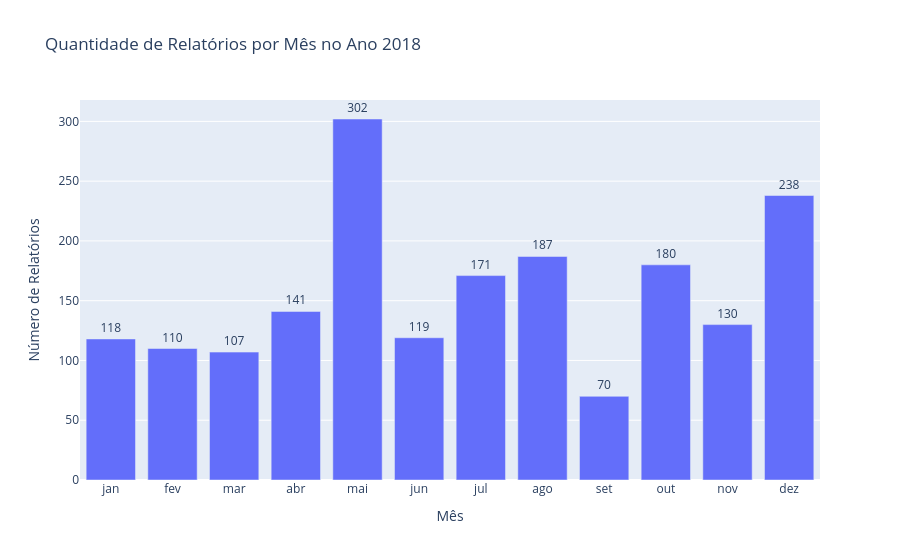
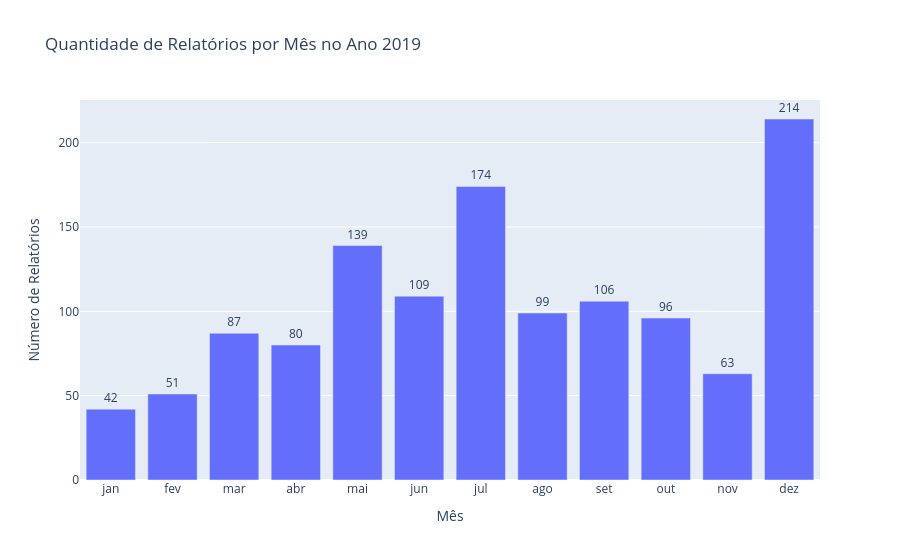
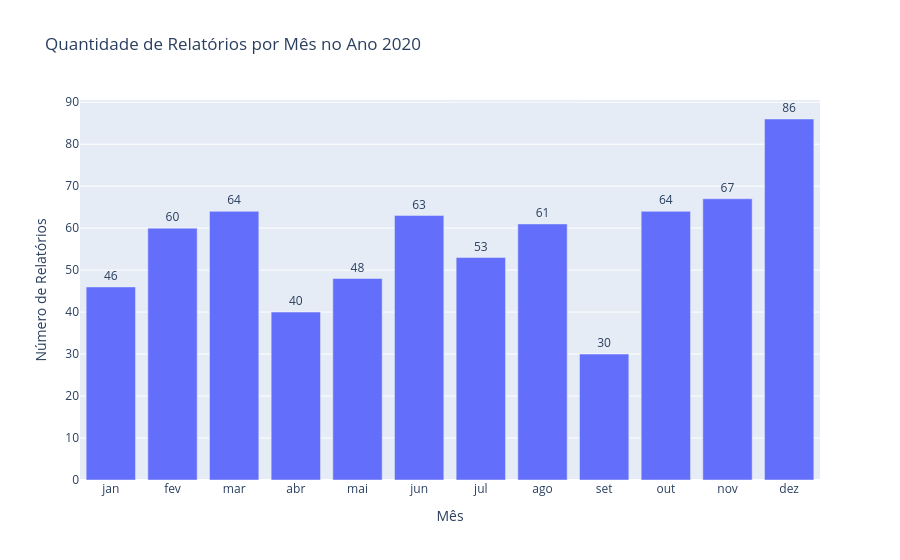
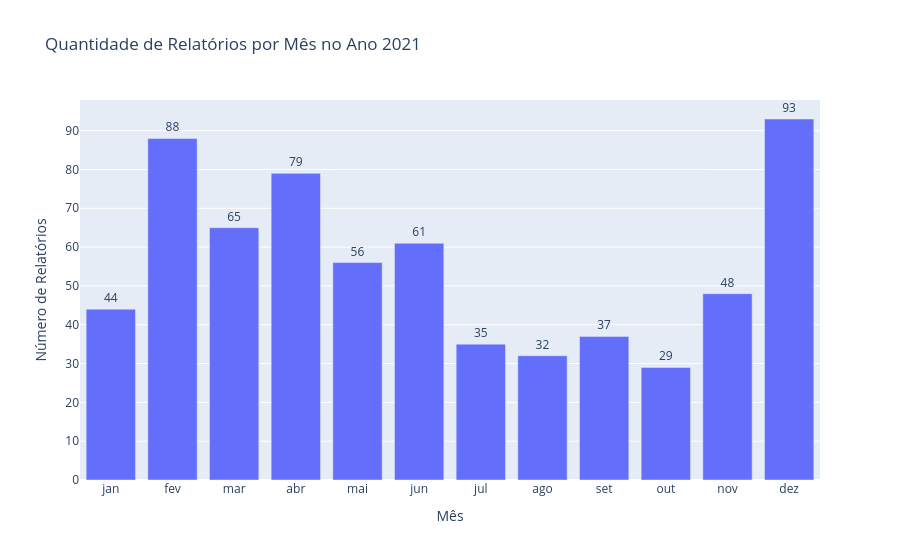

These figures' notebook cell, in order:
### Markdown cell above
## 10. Casos Mensais
Nesse tópico veremos a quantidade de relatórios publicados em cada mês ao longos dos anos.

### Code cell
# Converter a coluna 'Data' para o formato de datetime
tabela_relatorios['Data'] = pd.to_datetime(tabela_relatorios['Data'], format='%Y-%m-%d')

# Substituir '#NULL' e valores vazios por NaN
tabela_relatorios['Ano'] = tabela_relatorios['Ano'].replace("#NULL!", pd.NA)
tabela_relatorios = tabela_relatorios.dropna(subset=['Ano'])  # Remover linhas onde 'Ano' é NaN

# Converter a coluna 'Ano' para int para evitar problemas posteriores
tabela_relatorios['Ano'] = tabela_relatorios['Ano'].astype(int)

# Criar um dicionário para armazenar as contagens por ano e por mês
contagens_ano_mes = {}

# Obter a lista de anos únicos
anos = tabela_relatorios['Ano'].unique()

# Iterar sobre cada ano para contar os meses
for ano in anos:
    # Filtrar o DataFrame para o ano atual
    df_ano = tabela_relatorios[tabela_relatorios['Ano'] == ano]
    
    # Contar quantas linhas contêm cada mês no ano atual
    contagens_mes = df_ano['Data'].dt.month.value_counts().sort_index()

    # Converter os números dos meses (1 a 12) para os nomes dos meses
    contagens_mes.index = contagens_mes.index.map({
        1: 'jan', 2: 'fev', 3: 'mar', 4: 'abr', 5: 'mai', 6: 'jun',
        7: 'jul', 8: 'ago', 9: 'set', 10: 'out', 11: 'nov', 12: 'dez'
    })
    
    # Armazenar os resultados no dicionário
    contagens_ano_mes[ano] = contagens_mes

# Converter o dicionário 'contagens_ano_mes' em um DataFrame
df_contagens = pd.DataFrame.from_dict(contagens_ano_mes, orient='index').reset_index()
df_contagens = df_contagens.rename(columns={'index': 'Ano'})

# Transformar o DataFrame para que tenhamos uma estrutura mais adequada para gráficos (long format)
df_contagens_long = df_contagens.melt(id_vars=['Ano'], var_name='Mês', value_name='Quantidade')

# Ordenar os meses de forma adequada
meses_ordenados = ['jan', 'fev', 'mar', 'abr', 'mai', 'jun', 'jul', 'ago', 'set', 'out', 'nov', 'dez']
df_contagens_long['Mês'] = pd.Categorical(df_contagens_long['Mês'], categories=meses_ordenados, ordered=True)

# Ordenar os anos em ordem crescente
df_contagens_long = df_contagens_long.sort_values(by='Ano')

# Criar gráficos de barras para cada ano e exibir a distribuição de relatórios por mês
anos_unicos = sorted(df_contagens_long['Ano'].unique())

for ano in anos_unicos:
    df_ano = df_contagens_long[df_contagens_long['Ano'] == ano]
    
    fig = px.bar(df_ano, x='Mês', y='Quantidade',
                 title=f'Quantidade de Relatórios por Mês no Ano {ano}',
                 labels={'Mês': 'Mês', 'Quantidade': 'Número de Relatórios'},
                 text='Quantidade')
    
    fig.update_traces(textposition='outside')
    fig.update_layout(xaxis=dict(categoryorder='array', categoryarray=meses_ordenados),
                      yaxis_title='Número de Relatórios',
                      xaxis_title='Mês')
    
    # Exibir o gráfico
    fig.show()

### Figure 1 — Plotly figure (JSON) as saved in the notebook; plotly's stock layout.template omitted (floating-point values rounded to 4 significant figures)
{"data": [{"hovertemplate": "Mês=%{x}<br>Número de Relatórios=%{text}<extra></extra>", "legendgroup": "", "marker": {"color": "#636efa", "pattern": {"shape": ""}}, "name": "", "orientation": "v", "showlegend": false, "text": [118.0, 110.0, 141.0, 107.0, 187.0, 171.0, 119.0, 302.0, 70.0, 238.0, 130.0, 180.0], "textposition": "outside", "type": "bar", "x": ["jan", "fev", "abr", "mar", "ago", "jul", "jun", "mai", "set", "dez", "nov", "out"], "xaxis": "x", "y": [118, 110, 141, 107, 187, 171, 119, 302, 70, 238, 130, 180], "yaxis": "y"}], "layout": {"barmode": "relative", "legend": {"tracegroupgap": 0}, "title": {"text": "Quantidade de Relatórios por Mês no Ano 2018"}, "xaxis": {"anchor": "y", "categoryarray": ["jan", "fev", "mar", "abr", "mai", "jun", "jul", "ago", "set", "out", "nov", "dez"], "categoryorder": "array", "domain": [0, 1], "title": {"text": "Mês"}}, "yaxis": {"anchor": "x", "domain": [0, 1], "title": {"text": "Número de Relatórios"}}}}

### Figure 2 — Plotly figure (JSON) as saved in the notebook; plotly's stock layout.template omitted (floating-point values rounded to 4 significant figures)
{"data": [{"hovertemplate": "Mês=%{x}<br>Número de Relatórios=%{text}<extra></extra>", "legendgroup": "", "marker": {"color": "#636efa", "pattern": {"shape": ""}}, "name": "", "orientation": "v", "showlegend": false, "text": [87.0, 139.0, 99.0, 109.0, 106.0, 174.0, 96.0, 214.0, 63.0, 80.0, 51.0, 42.0], "textposition": "outside", "type": "bar", "x": ["mar", "mai", "ago", "jun", "set", "jul", "out", "dez", "nov", "abr", "fev", "jan"], "xaxis": "x", "y": [87, 139, 99, 109, 106, 174, 96, 214, 63, 80, 51, 42], "yaxis": "y"}], "layout": {"barmode": "relative", "legend": {"tracegroupgap": 0}, "title": {"text": "Quantidade de Relatórios por Mês no Ano 2019"}, "xaxis": {"anchor": "y", "categoryarray": ["jan", "fev", "mar", "abr", "mai", "jun", "jul", "ago", "set", "out", "nov", "dez"], "categoryorder": "array", "domain": [0, 1], "title": {"text": "Mês"}}, "yaxis": {"anchor": "x", "domain": [0, 1], "title": {"text": "Número de Relatórios"}}}}

### Figure 3 — Plotly figure (JSON) as saved in the notebook; plotly's stock layout.template omitted (floating-point values rounded to 4 significant figures)
{"data": [{"hovertemplate": "Mês=%{x}<br>Número de Relatórios=%{text}<extra></extra>", "legendgroup": "", "marker": {"color": "#636efa", "pattern": {"shape": ""}}, "name": "", "orientation": "v", "showlegend": false, "text": [40.0, 60.0, 46.0, 63.0, 61.0, 30.0, 53.0, 48.0, 67.0, 64.0, 64.0, 86.0], "textposition": "outside", "type": "bar", "x": ["abr", "fev", "jan", "jun", "ago", "set", "jul", "mai", "nov", "out", "mar", "dez"], "xaxis": "x", "y": [40, 60, 46, 63, 61, 30, 53, 48, 67, 64, 64, 86], "yaxis": "y"}], "layout": {"barmode": "relative", "legend": {"tracegroupgap": 0}, "title": {"text": "Quantidade de Relatórios por Mês no Ano 2020"}, "xaxis": {"anchor": "y", "categoryarray": ["jan", "fev", "mar", "abr", "mai", "jun", "jul", "ago", "set", "out", "nov", "dez"], "categoryorder": "array", "domain": [0, 1], "title": {"text": "Mês"}}, "yaxis": {"anchor": "x", "domain": [0, 1], "title": {"text": "Número de Relatórios"}}}}

### Figure 4 — Plotly figure (JSON) as saved in the notebook; plotly's stock layout.template omitted (floating-point values rounded to 4 significant figures)
{"data": [{"hovertemplate": "Mês=%{x}<br>Número de Relatórios=%{text}<extra></extra>", "legendgroup": "", "marker": {"color": "#636efa", "pattern": {"shape": ""}}, "name": "", "orientation": "v", "showlegend": false, "text": [29.0, 48.0, 93.0, 35.0, 37.0, 32.0, 61.0, 56.0, 65.0, 79.0, 88.0, 44.0], "textposition": "outside", "type": "bar", "x": ["out", "nov", "dez", "jul", "set", "ago", "jun", "mai", "mar", "abr", "fev", "jan"], "xaxis": "x", "y": [29, 48, 93, 35, 37, 32, 61, 56, 65, 79, 88, 44], "yaxis": "y"}], "layout": {"barmode": "relative", "legend": {"tracegroupgap": 0}, "title": {"text": "Quantidade de Relatórios por Mês no Ano 2021"}, "xaxis": {"anchor": "y", "categoryarray": ["jan", "fev", "mar", "abr", "mai", "jun", "jul", "ago", "set", "out", "nov", "dez"], "categoryorder": "array", "domain": [0, 1], "title": {"text": "Mês"}}, "yaxis": {"anchor": "x", "domain": [0, 1], "title": {"text": "Número de Relatórios"}}}}
